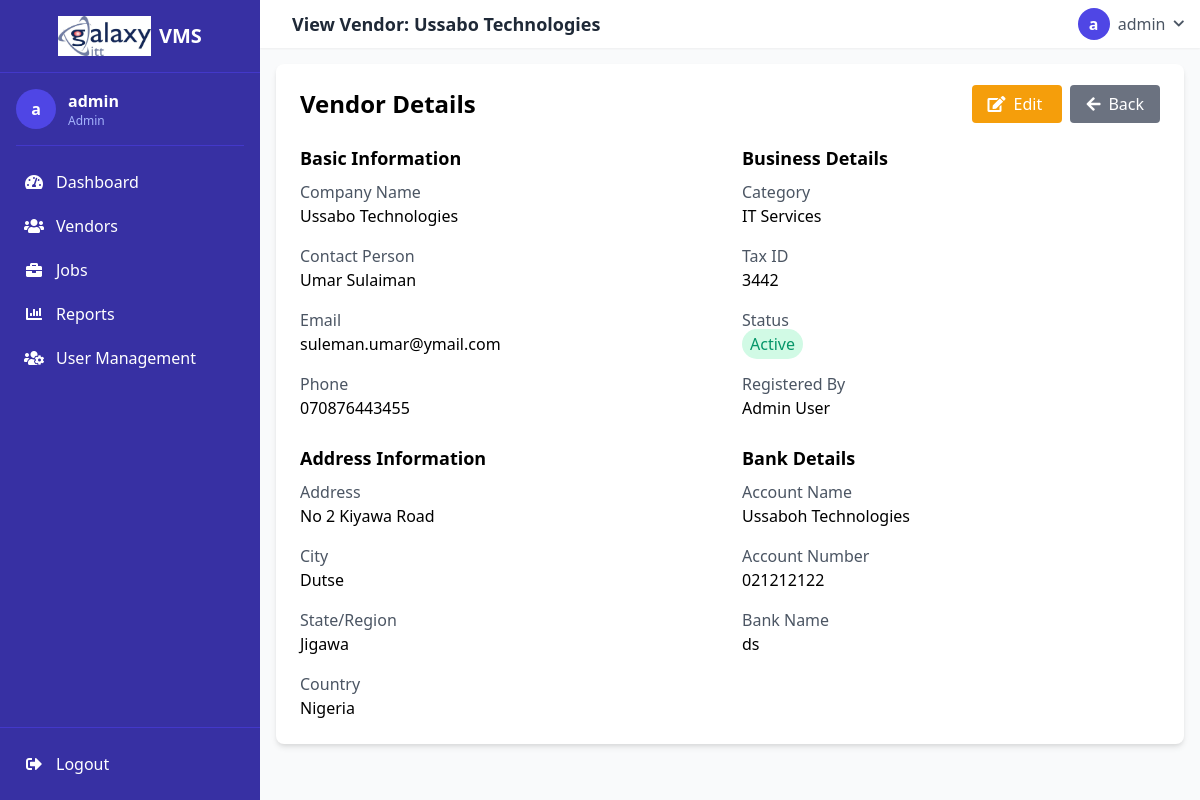
Screenshot of /vendors/view.php?id=2 (signed in) with the database file from the repository.
### tables this page shows
CREATE TABLE `vendors` (
  `id` int(11) NOT NULL,
  `company_name` varchar(255) NOT NULL,
  `contact_person` varchar(255) NOT NULL,
  `email` varchar(255) NOT NULL,
  `phone` varchar(50) NOT NULL,
  `category` varchar(255) NOT NULL,
  `tax_id` varchar(100) NOT NULL,
  `account_name` varchar(255) DEFAULT NULL,
  `account_number` varchar(100) DEFAULT NULL,
  `bank_name` varchar(255) DEFAULT NULL,
  `certifications_path` varchar(255) DEFAULT NULL,
  `status` enum('active','pending','inactive') DEFAULT 'pending',
  `created_by` int(11) NOT NULL,
  `created_at` timestamp NOT NULL DEFAULT current_timestamp(),
  `updated_at` timestamp NOT NULL DEFAULT current_timestamp() ON UPDATE current_timestamp(),
  `country` varchar(50) DEFAULT NULL,
  `state` varchar(50) DEFAULT NULL,
  `city` varchar(50) DEFAULT NULL,
  `address` text DEFAULT NULL
);

CREATE TABLE `users` (
  `id` int(11) NOT NULL,
  `username` varchar(50) NOT NULL,
  `email` varchar(100) NOT NULL,
  `password` varchar(255) NOT NULL,
  `full_name` varchar(100) NOT NULL,
  `role` enum('admin','manager') DEFAULT 'manager',
  `created_at` timestamp NOT NULL DEFAULT current_timestamp(),
  `updated_at` timestamp NOT NULL DEFAULT current_timestamp() ON UPDATE current_timestamp(),
  `last_login` datetime DEFAULT NULL,
  `country` varchar(50) DEFAULT NULL,
  `state` varchar(50) DEFAULT NULL,
  `city` varchar(50) DEFAULT NULL,
  `address` text DEFAULT NULL
);

### functions/database.php (called while the page is built, shortened)
<?php
class Database {
    private $connection;
    public function __construct() {
        $this->connection = new mysqli(DB_HOST, DB_USER, DB_PASS, DB_NAME);
    }
    public function query($sql) {
        return $this->connection->query($sql);
    }
    public function escape($value) {
        return $this->connection->real_escape_string($value);
    }
}
function db() {
    static $db = null;
    if ($db === null) {
        $db = new Database();
    }
    return $db;
}

### vendors/view.php (the view, shortened to what this page needs)
<?php
require_once __DIR__ . '/../functions/database.php';
$db = db();
$vendorId = $db->escape($_GET['id']);
$vendor = $db->query("SELECT v.*, u.full_name as created_by_name
                     FROM vendors v JOIN users u ON v.created_by = u.id
                     WHERE v.id = '$vendorId'")->fetch_assoc();
?>
<div class="bg-white p-6 rounded-lg shadow-md">
    <div class="flex justify-between items-center mb-6">
        <h2 class="text-2xl font-semibold">Vendor Details</h2>
        <div>
            <a href="edit.php?id=<?= $vendor['id'] ?>" class="bg-yellow-500 text-white px-4 py-2 rounded hover:bg-yellow-600 mr-2">
                <i class="fas fa-edit mr-2"></i>Edit
            </a>
            <a href="index.php" class="bg-gray-500 text-white px-4 py-2 rounded hover:bg-gray-600">
                <i class="fas fa-arrow-left mr-2"></i>Back
            </a>
        </div>
    </div>
    <div class="grid grid-cols-1 md:grid-cols-2 gap-6">
        <div>
            <h3 class="text-lg font-semibold mb-2">Basic Information</h3>
            <div class="space-y-4">
                <div>
                    <label class="block text-gray-600">Company Name</label>
                    <p class="font-medium"><?= htmlspecialchars($vendor['company_name']) ?></p>
                </div>
                <div>
                    <label class="block text-gray-600">Contact Person</label>
                    <p class="font-medium"><?= htmlspecialchars($vendor['contact_person']) ?></p>
                </div>
                <div>
                    <label class="block text-gray-600">Email</label>
                    <p class="font-medium"><?= htmlspecialchars($vendor['email']) ?></p>
                </div>
                <div>
                    <label class="block text-gray-600">Phone</label>
                    <p class="font-medium"><?= htmlspecialchars($vendor['phone']) ?></p>
                </div>
            </div>
        </div>
        <div>
            <h3 class="text-lg font-semibold mb-2">Business Details</h3>
            <div class="space-y-4">
                <div>
                    <label class="block text-gray-600">Category</label>
                    <p class="font-medium"><?= htmlspecialchars($vendor['category']) ?></p>
                </div>
                <div>
                    <label class="block text-gray-600">Tax ID</label>
                    <p class="font-medium"><?= htmlspecialchars($vendor['tax_id']) ?></p>
                </div>
                <div>
                    <label class="block text-gray-600">Status</label>
                    <span class="px-2 py-1 rounded-full
                        <?= $vendor['status'] === 'active' ? 'bg-green-100 text-green-600' : '' ?>
                        <?= $vendor['status'] === 'pending' ? 'bg-yellow-100 text-yellow-600' : '' ?>
                        <?= $vendor['status'] === 'inactive' ? 'bg-red-100 text-red-600' : '' ?>">
                        <?= ucfirst($vendor['status']) ?>
                    </span>
                </div>
                <div>
                    <label class="block text-gray-600">Registered By</label>
                    <p class="font-medium"><?= htmlspecialchars($vendor['created_by_name']) ?></p>
                </div>
            </div>
        </div>
        <div>
            <h3 class="text-lg font-semibold mb-2">Address Information</h3>
            <div class="space-y-4">
                <div>
                    <label class="block text-gray-600">Address</label>
                    <p class="font-medium"><?= htmlspecialchars($vendor['address']) ?></p>
                </div>
                <div>
                    <label class="block text-gray-600">City</label>
                    <p class="font-medium"><?= htmlspecialchars($vendor['city']) ?></p>
                </div>
                <div>
                    <label class="block text-gray-600">State/Region</label>
                    <p class="font-medium"><?= htmlspecialchars($vendor['state']) ?></p>
                </div>
                <div>
                    <label class="block text-gray-600">Country</label>
                    <p class="font-medium"><?= htmlspecialchars($vendor['country']) ?></p>
                </div>
            </div>
        </div>
        <div>
            <h3 class="text-lg font-semibold mb-2">Bank Details</h3>
            <div class="space-y-4">
                <div>
                    <label class="block text-gray-600">Account Name</label>
                    <p class="font-medium"><?= htmlspecialchars($vendor['account_name']) ?></p>
                </div>
                <div>
                    <label class="block text-gray-600">Account Number</label>
                    <p class="font-medium"><?= htmlspecialchars($vendor['account_number']) ?></p>
                </div>
                <div>
                    <label class="block text-gray-600">Bank Name</label>
                    <p class="font-medium"><?= htmlspecialchars($vendor['bank_name']) ?></p>
                </div>
            </div>
        </div>
    </div>
</div>
<?php
$pageTitle = "View Vendor: " . $vendor['company_name'];
include __DIR__ . '/../includes/header.php';
?>

### includes/navbar.php (shortened to what this page needs)
<nav class="px-4 py-2 flex items-center justify-between">
    <div class="flex items-center">
        <h2 class="text-lg font-semibold text-gray-800 ml-4"><?= $pageTitle ?? 'Vendor Management System' ?></h2>
    </div>
    <div class="flex items-center space-x-4">
        <div class="relative">
            <button class="flex items-center space-x-2 text-gray-600 hover:text-indigo-600" id="user-menu-button">
                <div class="w-8 h-8 rounded-full bg-indigo-600 flex items-center justify-center text-white font-bold">
                    <?= substr($_SESSION['username'] ?? 'U', 0, 1) ?>
                </div>
                <span class="hidden md:inline"><?= $_SESSION['username'] ?? 'User' ?></span>
                <i class="fas fa-chevron-down text-xs"></i>
            </button>
        </div>
    </div>
</nav>

### rows the page displays
vendors: company_name "View Vendor: Ussabo Technologies", company_name "Ussabo Technologies", contact_person "Umar Sulaiman", email "suleman.umar@ymail.com", phone "070876443455", category "IT Services", tax "3442", status "Active", created_by.full_name "Admin User", address "No 2 Kiyawa Road", city "Dutse", state "Jigawa", country "Nigeria", account_name "Ussaboh Technologies", account_number "021212122", bank_name "ds"

### other values shown
substr($_SESSION['username'] ?? 'U', 0, 1) "a"
$_SESSION['username'] "admin"
$_SESSION['role'] "Admin"
